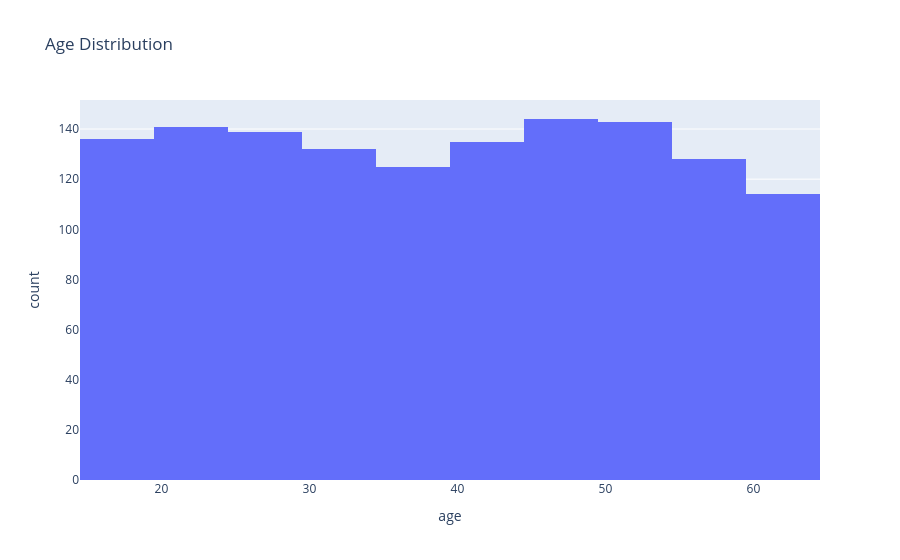

Notebook code for this chart:
### Markdown cell above
#### EDA

### Code cell
import plotly.express as px
px.histogram(df,x='age',nbins=20,title='Age Distribution').show()

### Figure 1 — Plotly figure (JSON) as saved in the notebook; plotly's stock layout.template omitted (floating-point values rounded to 4 significant figures; data arrays with more than 128 entries replaced by an {"elided": "..."} marker saying what was removed)
{"data": [{"alignmentgroup": "True", "bingroup": "x", "hovertemplate": "age=%{x}<br>count=%{y}<extra></extra>", "legendgroup": "", "marker": {"color": "#636efa", "pattern": {"shape": ""}}, "name": "", "nbinsx": 20, "offsetgroup": "", "orientation": "v", "showlegend": false, "type": "histogram", "x": {"elided": "1337 int values"}, "xaxis": "x", "yaxis": "y"}], "layout": {"barmode": "relative", "legend": {"tracegroupgap": 0}, "title": {"text": "Age Distribution"}, "xaxis": {"anchor": "y", "domain": [0, 1], "title": {"text": "age"}}, "yaxis": {"anchor": "x", "domain": [0, 1], "title": {"text": "count"}}}}
